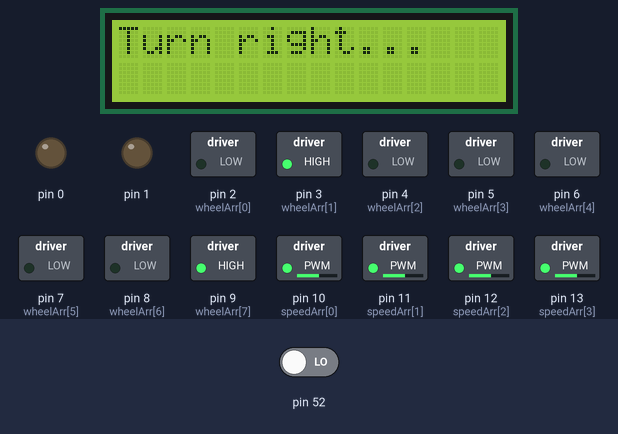
Simulated run of this sketch. Board: Arduino Mega 2560, built with avr-gcc and run on an emulated ATmega2560. Parts: 16×2 character LCD, switched loads named in the sketch (green lamp = pin HIGH), output pins drawn as LEDs (lit = HIGH). The test bench sets the inputs (shaded band); at power-on: pin 52 LOW.

Above: at 1.2 s.
1.3 s: pin 52 driven HIGH
At 2.6 s:
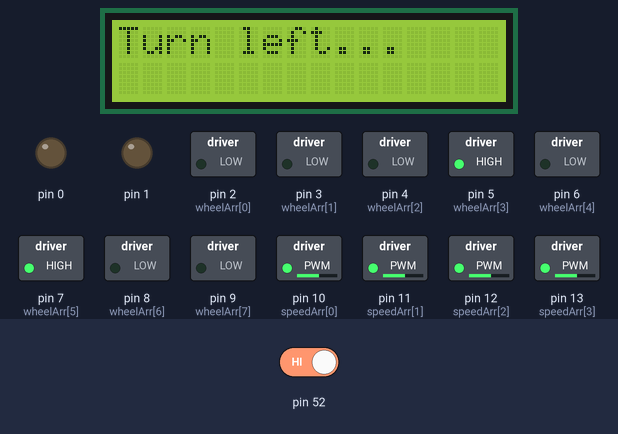
2.9 s: pin 52 driven LOW
At 3.8 s:
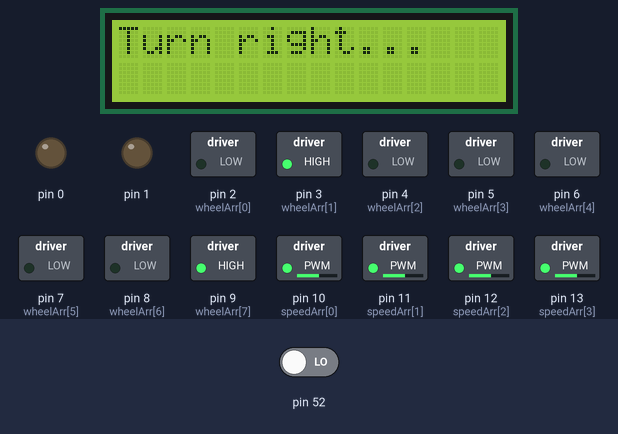
4.4 s: pin 52 driven HIGH
At 5.4 s:
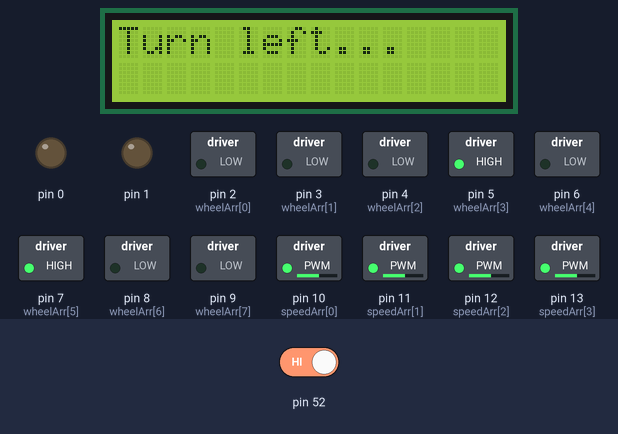
Timing chart, 0 to 7.4 s (numbered marks = the images above; inputs shaded):
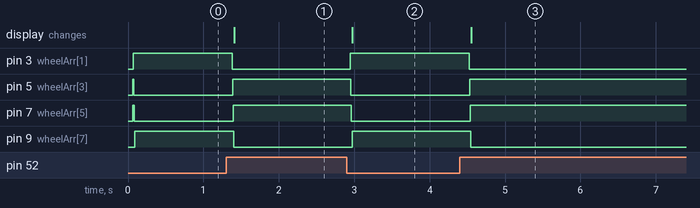

The sketch:

temp.ino
```cpp
/**

   wheelArr为直流电机所对应的DigitalIO口，分别为左前右前左后右后
   speedArr为上述电机的速度控制IO口

   电机旋转方式为00,11制动，01正转，10反转，使用lfrf等数组操控
   若转向不对，自行更改接口为此逻辑

   l298n接口从左到右依次为左速，左旋转，左旋转，右旋转，右旋转，右速

  寻迹传感器1为pin52

*/
#include <LiquidCrystal.h>
LiquidCrystal lcd(32, 30, 28, 26, 24, 22); //定义脚位
int wheelArr[8] = {2, 3, 4, 5, 6, 7, 8, 9};
int rf[8] = {0, 1, 0, 0, 0, 0, 0, 1};
int lf[8] = {0, 0, 0, 1, 0, 1, 0, 0};
int speedArr[4] = {10, 11, 12, 13};
void setup()
{
  lcd.begin(16, 2);
  int i = 0;

  for (i = 0; i < 12; i++) {//设置为减速电机信号输出
    pinMode(i, OUTPUT);
  }
  pinMode(52, INPUT);//52为寻迹传感器输入信号，白线为高电平

  for (i = 0; i < 4; i++) {
    analogWrite(speedArr[i], 140);
  }

lcd.print("Turn left...");
  for (int i = 0; i < 8; i++) {//初始状态为左前
    digitalWrite(wheelArr[i], lf[i]);
  }

}
void loop()
{
  //寻迹传感器2检测到
  if (digitalRead(52) == 1) {
        for (int i = 0; i < 8; i++) {
          digitalWrite(wheelArr[i], lf[i]);
          lcd.clear();
          lcd.print("Turn left...");
        }
      }else{
        for (int i = 0; i < 8; i++) {
          digitalWrite(wheelArr[i], rf[i]);
          lcd.clear();
          lcd.print("Turn right...");
        }
  }
  delay(100);
}
```

Measured:
- after the input at 1.3 s, pin 3 (wheelArr[1]): HIGH → LOW after 0.08 s; pin 5 (wheelArr[3]): LOW → HIGH after 0.09 s; pin 7 (wheelArr[5]): LOW → HIGH after 0.10 s; pin 9 (wheelArr[7]): HIGH → LOW after 0.11 s; the display: changes after 0.11 s (image 1)
- after the input at 2.9 s, pin 3 (wheelArr[1]): LOW → HIGH after 0.05 s; pin 5 (wheelArr[3]), pin 7 (wheelArr[5]): HIGH → LOW after 0.06 s; pin 9 (wheelArr[7]): LOW → HIGH after 0.07 s; the display: changes after 0.08 s (image 2)
- after the input at 4.4 s, pin 3 (wheelArr[1]): HIGH → LOW after 0.13 s; pin 5 (wheelArr[3]): LOW → HIGH after 0.13 s; pin 7 (wheelArr[5]): LOW → HIGH after 0.14 s; pin 9 (wheelArr[7]): HIGH → LOW after 0.15 s; the display: changes after 0.15 s (image 3)
